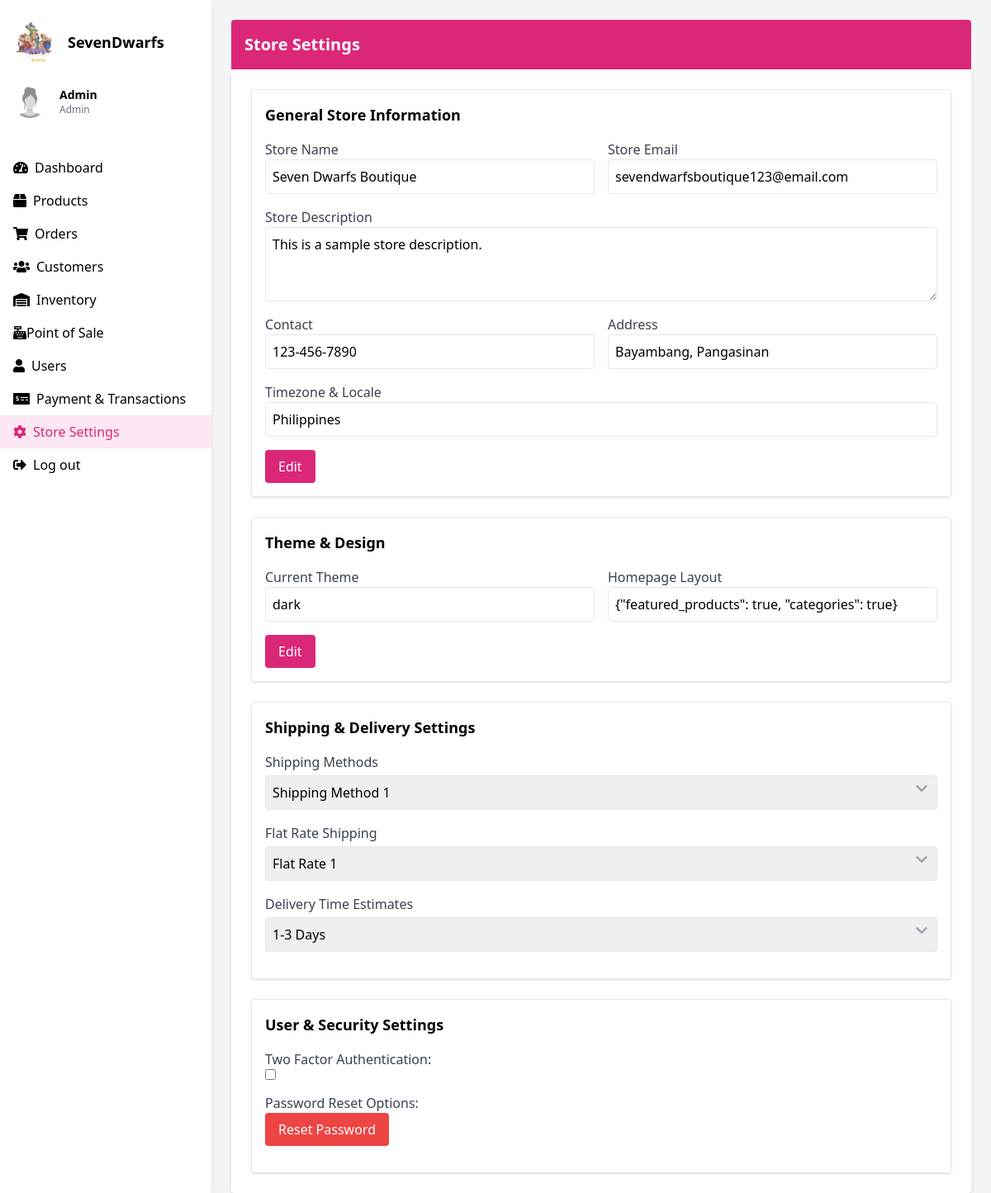
The app's page /storesettings.php (signed in) with its own data.
### tables this page shows
CREATE TABLE `store_settings` (
  `id` int(11) NOT NULL,
  `store_name` varchar(255) NOT NULL,
  `store_description` text DEFAULT NULL,
  `store_email` varchar(255) NOT NULL,
  `contact` varchar(100) DEFAULT NULL,
  `address` varchar(255) DEFAULT NULL,
  `timezone_locale` varchar(100) DEFAULT NULL,
  `theme` varchar(100) DEFAULT NULL,
  `homepage_layout` text DEFAULT NULL,
  `custom_css_html` text DEFAULT NULL,
  `shipping_method` varchar(100) DEFAULT NULL,
  `flat_rate_shipping` decimal(10,2) DEFAULT NULL,
  `delivery_time` varchar(100) DEFAULT NULL,
  `two_factor_auth` tinyint(1) DEFAULT 0
);

### storesettings.php (the view, shortened to what this page needs)
<?php
include 'conn.php';
$admin_name = "Admin";
$admin_role = "Admin";
$sql = "SELECT * FROM store_settings WHERE id = 1";
$result = mysqli_query($conn, $sql);
$store_settings = mysqli_fetch_assoc($result);
?>
<html lang="en">
 <head>
  <script src="https://cdn.tailwindcss.com">
  </script>
  <link href="https://cdnjs.cloudflare.com/ajax/libs/font-awesome/5.15.3/css/all.min.css" rel="stylesheet"/>
 </head>
 <body class="bg-gray-100">
  <div class="flex h-screen">
   <div class="w-64 bg-white shadow-md">
    <div class="p-4">
     <div class="flex items-center space-x-4">
      <img alt="User profile picture" class="rounded-full" height="50" src="logo.png" width="50"/>
      <div>
       <h2 class="text-lg font-semibold">
        SevenDwarfs
       </h2>
      </div>
     </div>
     <div class="mt-4">
      <div class="flex items-center space-x-4">
       <img alt="User profile picture" class="rounded-full" height="40" src="newID.jpg" width="40"/>
       <div>
       <h3 class="text-sm font-semibold">
        <?php echo htmlspecialchars($admin_name); ?>
        </h3>
        <p class="text-xs text-gray-500">
        <?php echo htmlspecialchars($admin_role); ?>
        </p>
       </div>
      </div>
     </div>
    </div>
    <nav class="mt-6">
     <ul>
          <li class="px-4 py-2 hover:bg-gray-200"><i class="fas fa-tachometer-alt mr-2"></i><a href="dashboard.php">Dashboard</a></li>
          <li class="px-4 py-2 hover:bg-gray-200"><i class="fas fa-box mr-2"></i><a href="products.php">Products</a></li>
          <li class="px-4 py-2 hover:bg-gray-200"><i class="fas fa-shopping-cart mr-2"></i><a href="orders.php">Orders</a></li>
          <li class="px-4 py-2 hover:bg-gray-200"><i class="fas fa-users mr-2"></i><a href="customers.php">Customers</a></li>
          <li class="px-4 py-2 hover:bg-gray-200"><i class="fas fa-warehouse mr-2"></i><a href="inventory.php">Inventory</a></li>
          <li class="px-4 py-2 hover:bg-gray-200"><i class="fas fa-cash-register"></i><a href="pos.php">Point of Sale</a></li>
          <li class="px-4 py-2 hover:bg-gray-200"><i class="fas fa-user mr-2"></i><a href="users.php">Users</a></li>
          <li class="px-4 py-2 hover:bg-gray-200"><i class="fas fa-money-check-alt mr-2"></i><a href="payandtransac.php">Payment & Transactions</a></li>
          <li class="px-4 py-2 bg-pink-100 text-pink-600"><i class="fas fa-cog mr-2"></i><a href="storesettings.php">Store Settings</a></li>
          <li class="px-4 py-2 hover:bg-gray-200"><i class="fas fa-sign-out-alt mr-2"></i><a href="logout.php">Log out</a></li>
        </ul>
      </nav>
    </div>
    <div class="flex-1 p-6">
      <div class="bg-pink-600 text-white p-4 rounded-t">
        <h1 class="text-xl font-bold">Store Settings</h1>
      </div>
      <div class="bg-white p-6 rounded-b shadow-md space-y-6">
<div class="border rounded shadow p-4">
  <h2 class="text-lg font-bold mb-4">General Store Information</h2>
  <div class="grid grid-cols-1 md:grid-cols-2 gap-4 mb-4">
    <div>
      <label class="block text-gray-700">Store Name</label>
      <input class="w-full p-2 border rounded" type="text" readonly value="<?php echo htmlspecialchars($store_settings['store_name']); ?>">
    </div>
    <div>
      <label class="block text-gray-700">Store Email</label>
      <input class="w-full p-2 border rounded" type="email" readonly value="<?php echo htmlspecialchars($store_settings['store_email']); ?>">
    </div>
  </div>
  <div class="mb-4">
    <label class="block text-gray-700">Store Description</label>
    <textarea class="w-full p-2 border rounded" readonly rows="3"><?php echo htmlspecialchars($store_settings['store_description']); ?></textarea>
  </div>
  <div class="grid grid-cols-1 md:grid-cols-2 gap-4 mb-4">
    <div>
      <label class="block text-gray-700">Contact</label>
      <input class="w-full p-2 border rounded" type="text" readonly value="<?php echo htmlspecialchars($store_settings['contact']); ?>">
    </div>
    <div>
      <label class="block text-gray-700">Address</label>
      <input class="w-full p-2 border rounded" type="text" readonly value="<?php echo htmlspecialchars($store_settings['address']); ?>">
    </div>
  </div>
  <div class="mb-4">
    <label class="block text-gray-700">Timezone & Locale</label>
    <input class="w-full p-2 border rounded" type="text" readonly value="<?php echo htmlspecialchars($store_settings['timezone_locale']); ?>">
  </div>
  <a href="editstore.php" class="bg-pink-600 text-white px-4 py-2 rounded inline-block">Edit</a>
</div>
<div class="border rounded shadow p-4">
  <h2 class="text-lg font-bold mb-4">Theme & Design</h2>
  <div class="grid grid-cols-1 md:grid-cols-2 gap-4 mb-4">
    <div>
      <label class="block text-gray-700">Current Theme</label>
      <input class="w-full p-2 border rounded" type="text" readonly value="<?php echo htmlspecialchars($store_settings['theme']); ?>">
    </div>
    <div>
      <label class="block text-gray-700">Homepage Layout</label>
      <input class="w-full p-2 border rounded" type="text" readonly value="<?php echo htmlspecialchars($store_settings['homepage_layout']); ?>">
    </div>
  </div>
  <a href="editstore.php" class="bg-pink-600 text-white px-4 py-2 rounded inline-block">Edit</a>
</div>
<div class="border rounded shadow p-4">
  <h2 class="text-lg font-bold mb-4">Shipping & Delivery Settings</h2>
  <div class="grid grid-cols-1 gap-4 mb-4">
    <div class="relative">
      <label class="block text-gray-700 mb-1">Shipping Methods</label>
      <select class="w-full p-2 border rounded pr-10 appearance-none">
        <option value="Shipping Method 1" <?php echo $store_settings['shipping_method'] == 'Shipping Method 1' ? 'selected' : ''; ?>>Shipping Method 1</option>
      </select>
    </div>
    <div class="relative">
      <label class="block text-gray-700 mb-1">Flat Rate Shipping</label>
      <select class="w-full p-2 border rounded pr-10 appearance-none">
        <option value="Flat Rate 1" <?php echo $store_settings['flat_rate_shipping'] == 'Flat Rate 1' ? 'selected' : ''; ?>>Flat Rate 1</option>
      </select>
    </div>
    <div class="relative">
      <label class="block text-gray-700 mb-1">Delivery Time Estimates</label>
      <select class="w-full p-2 border rounded pr-10 appearance-none">
        <option value="1-3 Days" <?php echo $store_settings['delivery_time'] == '1-3 Days' ? 'selected' : ''; ?>>1-3 Days</option>
      </select>
    </div>
  </div>
</div>
<div class="section border rounded shadow p-4">
    <h2 class="text-lg font-bold mb-4">User & Security Settings</h2>
    <div class="settings-group mb-4">
        <label class="block text-gray-700">Two Factor Authentication:</label>
        <input type="checkbox" id="twoFactorAuth" <?php echo $store_settings['two_factor_auth'] ? 'checked' : ''; ?> onchange="toggleTwoFactorAuth()">
    </div>
    <div class="settings-group mb-4">
        <label class="block text-gray-700">Password Reset Options:</label>
        <button class="reset-btn bg-red-500 text-white px-4 py-2 rounded" onclick="resetPassword()">Reset Password</button>
    </div>
</div>

### records on screen
store_settings: store_name "Seven Dwarfs Boutique", store_email "sevendwarfsboutique123@email.com", store_description "This is a sample store description.", contact "123-456-7890", address "Bayambang, Pangasinan", timezone_locale "Philippines", theme "dark", homepage_layout "{\"featured_products\": true, \"categories\": true}"

### other values on screen
$admin_name "Admin"
$admin_role "Admin"
